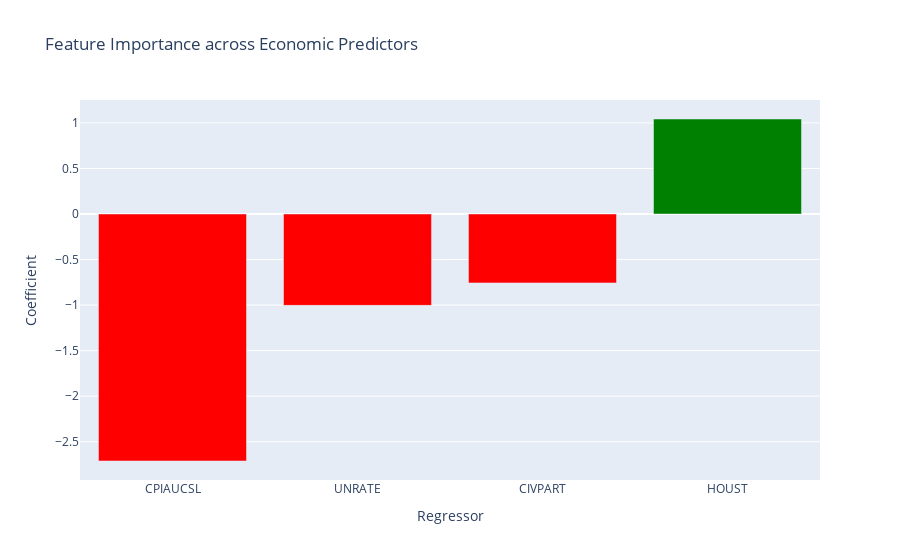

Notebook code for this chart:
### Code cell
#Graph feature importance
reg["Color"] = np.where(reg["coef"]<0, 'red', 'green')
reg.rename(columns = {'coef':'Coefficient', 'regressor':'Regressor'}, inplace=True)

# PLOT
fig = px.bar(reg,x="Regressor",y="Coefficient", title = 'Feature Importance across Economic Predictors')

# COLOR
fig.update_traces(marker_color=reg["Color"])

fig.show()

### Figure 1 — Plotly figure (JSON) as saved in the notebook; plotly's stock layout.template omitted (floating-point values rounded to 4 significant figures)
{"data": [{"alignmentgroup": "True", "hovertemplate": "Regressor=%{x}<br>Coefficient=%{y}<extra></extra>", "legendgroup": "", "marker": {"color": ["red", "red", "red", "green"]}, "name": "", "offsetgroup": "", "orientation": "v", "showlegend": false, "textposition": "auto", "type": "bar", "x": ["CPIAUCSL", "UNRATE", "CIVPART", "HOUST"], "xaxis": "x", "y": [-2.712, -1.003, -0.7569, 1.043], "yaxis": "y"}], "layout": {"barmode": "relative", "legend": {"tracegroupgap": 0}, "title": {"text": "Feature Importance across Economic Predictors"}, "xaxis": {"anchor": "y", "domain": [0, 1], "title": {"text": "Regressor"}}, "yaxis": {"anchor": "x", "domain": [0, 1], "title": {"text": "Coefficient"}}}}
